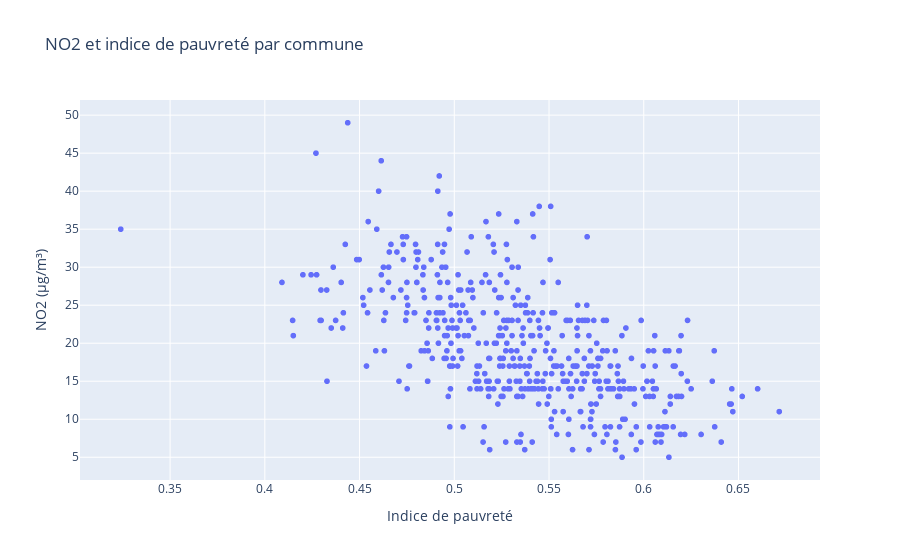

Notebook code cell kept with this figure:
### Markdown cell above
Ce nuage de points met en relation la concentration moyenne en PM2.5 et l’indice de pauvreté
au niveau communal. On observe une légère tendance positive : les communes présentant
un indice de pauvreté plus élevé semblent, en moyenne, légèrement plus exposées aux particules fines.

Cependant, la dispersion reste importante, ce qui indique que le niveau de pollution
n’est pas uniquement déterminé par le niveau de vie. D’autres facteurs, tels que
la densité urbaine, la proximité des axes routiers ou des zones d’activité,
jouent probablement un rôle majeur.

Cette première analyse descriptive suggère l’existence d’inégalités environnementales,
même si celles-ci restent modérées à l’échelle communale.

### Code cell
px.scatter(
    df,
    x="poverty_index",
    y="no2",
    labels={
        "poverty_index": "Indice de pauvreté",
        "no2": "NO2 (µg/m³)"
    },
    title="NO2 et indice de pauvreté par commune"
)

### Figure 1 — Plotly figure (JSON) as saved in the notebook; plotly's stock layout.template omitted (floating-point values rounded to 4 significant figures; data arrays with more than 128 entries replaced by an {"elided": "..."} marker saying what was removed)
{"data": [{"hovertemplate": "Indice de pauvreté=%{x}<br>NO2 (µg/m³)=%{y}<extra></extra>", "legendgroup": "", "marker": {"color": "#636efa", "symbol": "circle"}, "mode": "markers", "name": "", "showlegend": false, "type": "scattergl", "x": {"elided": "1125 float values"}, "xaxis": "x", "y": {"elided": "1125 int values"}, "yaxis": "y"}], "layout": {"legend": {"tracegroupgap": 0}, "title": {"text": "NO2 et indice de pauvreté par commune"}, "xaxis": {"anchor": "y", "domain": [0, 1], "title": {"text": "Indice de pauvreté"}}, "yaxis": {"anchor": "x", "domain": [0, 1], "title": {"text": "NO2 (µg/m³)"}}}}
